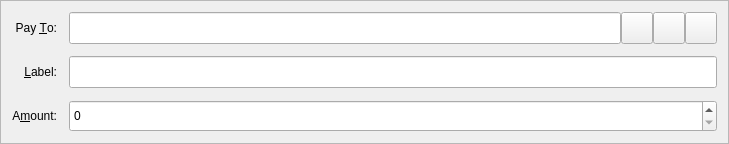
<?xml version="1.0" encoding="UTF-8"?>
<ui version="4.0">
 <class>SendCoinsEntry</class>
 <widget class="QFrame" name="SendCoinsEntry">
  <property name="geometry">
   <rect>
    <x>0</x>
    <y>0</y>
    <width>729</width>
    <height>142</height>
   </rect>
  </property>
  <property name="windowTitle">
   <string>Form</string>
  </property>
  <property name="frameShape">
   <enum>QFrame::StyledPanel</enum>
  </property>
  <property name="frameShadow">
   <enum>QFrame::Sunken</enum>
  </property>
  <layout class="QGridLayout" name="gridLayout">
   <property name="spacing">
    <number>12</number>
   </property>
   <item row="5" column="0">
    <widget class="QLabel" name="label">
     <property name="text">
      <string>A&amp;mount:</string>
     </property>
     <property name="alignment">
      <set>Qt::AlignRight|Qt::AlignTrailing|Qt::AlignVCenter</set>
     </property>
     <property name="buddy">
      <cstring>payAmount</cstring>
     </property>
    </widget>
   </item>
   <item row="3" column="0">
    <widget class="QLabel" name="label_2">
     <property name="text">
      <string>Pay &amp;To:</string>
     </property>
     <property name="alignment">
      <set>Qt::AlignRight|Qt::AlignTrailing|Qt::AlignVCenter</set>
     </property>
     <property name="buddy">
      <cstring>payTo</cstring>
     </property>
    </widget>
   </item>
   <item row="5" column="1">
    <widget class="BitcoinAmountField" name="payAmount">
     <property name="minimumSize">
      <size>
       <width>0</width>
       <height>32</height>
      </size>
     </property>
     <property name="maximumSize">
      <size>
       <width>16777215</width>
       <height>32</height>
      </size>
     </property>
    </widget>
   </item>
   <item row="4" column="0">
    <widget class="QLabel" name="label_4">
     <property name="text">
      <string>&amp;Label:</string>
     </property>
     <property name="alignment">
      <set>Qt::AlignRight|Qt::AlignTrailing|Qt::AlignVCenter</set>
     </property>
     <property name="buddy">
      <cstring>addAsLabel</cstring>
     </property>
    </widget>
   </item>
   <item row="3" column="1">
    <layout class="QHBoxLayout" name="payToLayout">
     <property name="spacing">
      <number>0</number>
     </property>
     <item>
      <widget class="QValidatedLineEdit" name="payTo">
       <property name="minimumSize">
        <size>
         <width>0</width>
         <height>32</height>
        </size>
       </property>
       <property name="maximumSize">
        <size>
         <width>16777215</width>
         <height>32</height>
        </size>
       </property>
       <property name="toolTip">
        <string>The address to send the payment to (e.g. DESKGUCwGyLdepa5aJUwRCGS4agCVmUoGB)</string>
       </property>
       <property name="maxLength">
        <number>34</number>
       </property>
      </widget>
     </item>
     <item>
      <widget class="QToolButton" name="addressBookButton">
       <property name="minimumSize">
        <size>
         <width>32</width>
         <height>32</height>
        </size>
       </property>
       <property name="maximumSize">
        <size>
         <width>16777215</width>
         <height>32</height>
        </size>
       </property>
       <property name="toolTip">
        <string>Choose address from address book</string>
       </property>
       <property name="text">
        <string/>
       </property>
       <property name="icon">
        <iconset resource="../bitcoin.qrc">
         <normaloff>:/icons/address-book</normaloff>:/icons/address-book</iconset>
       </property>
       <property name="shortcut">
        <string>Alt+A</string>
       </property>
      </widget>
     </item>
     <item>
      <widget class="QToolButton" name="pasteButton">
       <property name="minimumSize">
        <size>
         <width>32</width>
         <height>32</height>
        </size>
       </property>
       <property name="maximumSize">
        <size>
         <width>16777215</width>
         <height>32</height>
        </size>
       </property>
       <property name="toolTip">
        <string>Paste address from clipboard</string>
       </property>
       <property name="text">
        <string/>
       </property>
       <property name="icon">
        <iconset resource="../bitcoin.qrc">
         <normaloff>:/icons/editpaste</normaloff>:/icons/editpaste</iconset>
       </property>
       <property name="shortcut">
        <string>Alt+P</string>
       </property>
      </widget>
     </item>
     <item>
      <widget class="QToolButton" name="deleteButton">
       <property name="minimumSize">
        <size>
         <width>32</width>
         <height>32</height>
        </size>
       </property>
       <property name="maximumSize">
        <size>
         <width>16777215</width>
         <height>32</height>
        </size>
       </property>
       <property name="toolTip">
        <string>Remove this recipient</string>
       </property>
       <property name="text">
        <string/>
       </property>
       <property name="icon">
        <iconset resource="../bitcoin.qrc">
         <normaloff>:/icons/remove</normaloff>:/icons/remove</iconset>
       </property>
      </widget>
     </item>
    </layout>
   </item>
   <item row="4" column="1">
    <widget class="QValidatedLineEdit" name="addAsLabel">
     <property name="minimumSize">
      <size>
       <width>0</width>
       <height>32</height>
      </size>
     </property>
     <property name="maximumSize">
      <size>
       <width>16777215</width>
       <height>32</height>
      </size>
     </property>
     <property name="toolTip">
      <string>Enter a label for this address to add it to your address book</string>
     </property>
    </widget>
   </item>
  </layout>
 </widget>
 <customwidgets>
  <customwidget>
   <class>BitcoinAmountField</class>
   <extends>QSpinBox</extends>
   <header>bitcoinamountfield.h</header>
   <container>1</container>
  </customwidget>
  <customwidget>
   <class>QValidatedLineEdit</class>
   <extends>QLineEdit</extends>
   <header>qvalidatedlineedit.h</header>
  </customwidget>
 </customwidgets>
 <resources>
  <include location="../bitcoin.qrc"/>
 </resources>
 <connections/>
</ui>
